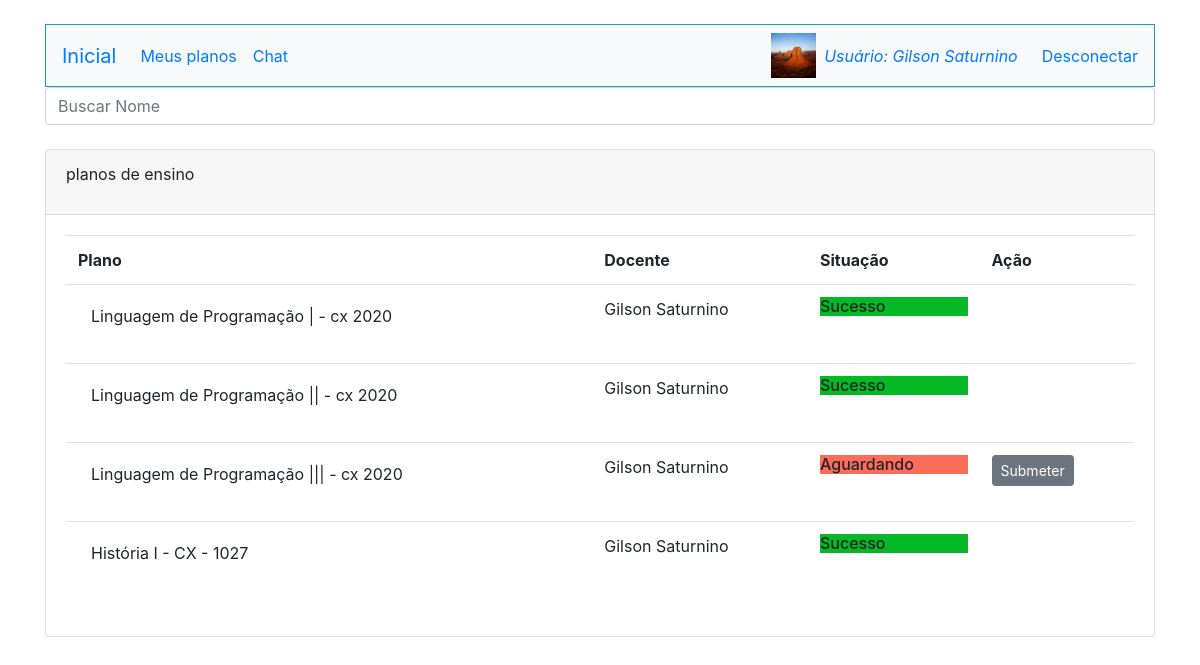
Page /ListarPlanoMeus.php (signed in) on the earlier database version.
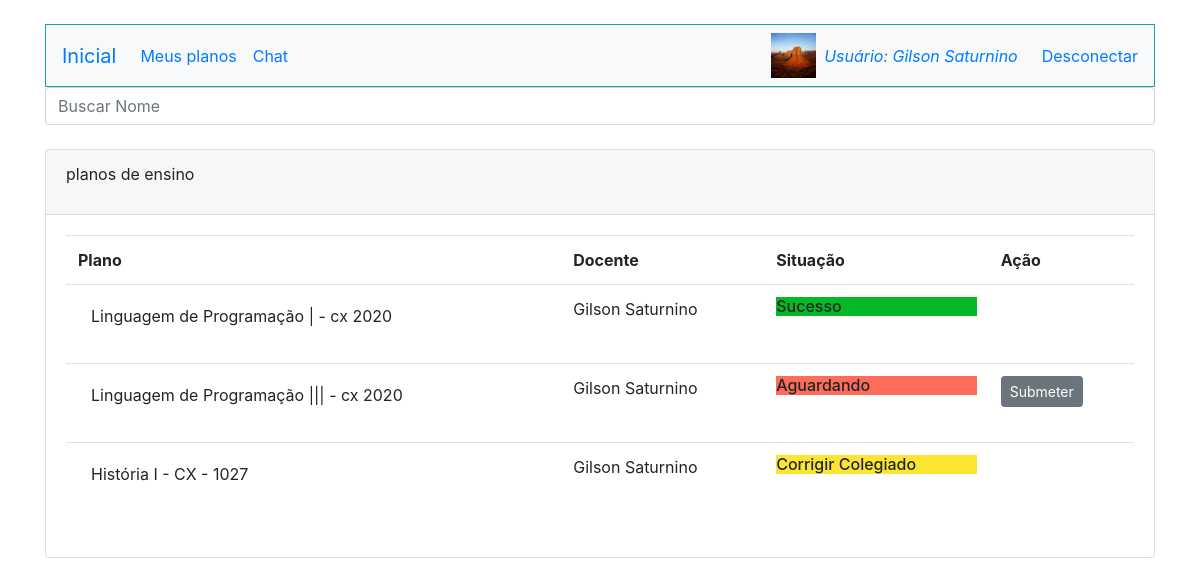
Same page on the later database version.
### tables this page shows
CREATE TABLE `planos` (
  `id_plano` int(11) NOT NULL,
  `nome_plano` varchar(255) NOT NULL,
  `nome_docente` varchar(255) NOT NULL,
  `campus` varchar(255) NOT NULL,
  `anoSemestre` varchar(255) NOT NULL,
  `curso_plano` varchar(255) NOT NULL,
  `periodoC_plano` int(11) NOT NULL,
  `nomeDisc_plano` varchar(255) NOT NULL,
  `carga_plano` int(11) NOT NULL,
  `semanas_plano` int(11) NOT NULL,
  `aulasT_plano` int(11) NOT NULL,
  `aulasP_plano` int(11) NOT NULL,
  `aulasL_plano` int(11) NOT NULL,
  `laboratorio` int(11) NOT NULL,
  `ementa_plano` varchar(255) NOT NULL,
  `objetivosG_plano` varchar(255) NOT NULL,
  `objetivosE_plano` varchar(255) NOT NULL,
  `aprendizagem` varchar(255) NOT NULL,
  `referencias_plano` varchar(255) NOT NULL,
  `complementares` varchar(255) NOT NULL,
  `p1_primeiro` date NOT NULL,
  `p2_primeiro` date NOT NULL,
  `p1_segundo` date NOT NULL,
  `p2_segundo` date NOT NULL,
  `situacao` varchar(255) NOT NULL,
  `codigo_grupo` varchar(5) NOT NULL
);

### ListarPlanoMeus.php (the view, shortened to what this page needs)
<!doctype html>
<html lang="pt-br">
  <head>
    <link rel="stylesheet" href="https://stackpath.bootstrapcdn.com/bootstrap/4.3.1/css/bootstrap.min.css">
  </head>
  <body>
    <div class="container">
    <?php
        require_once("Cabecalho.php");
        require_once("Conexao.php");?>
    <div class="row marketing">
        <div class="col-lg-12">
          <form id="form">
            <input  type="text" name="campo" id="campo" class="form-control" placeholder="Buscar Nome">
          </form>
        </div>
    </div>
    <?php
        $sql = "select * from planos ";
        $resultadoSql = mysqli_query($conexao, $sql);
        $vetorUmregistro = mysqli_fetch_assoc($resultadoSql);
        $vetorTodosregistro = array();
        while($vetorUmregistro != null){
            array_push($vetorTodosregistro, $vetorUmregistro);
            $vetorUmregistro = mysqli_fetch_assoc($resultadoSql);
            }
        ?>
    <div class="row">
        <div class="col-md-12 mt-4">
            <div class="card">
                <div class="card-header">
                    <p> planos de ensino</p>
                </div>
                <div class="card-body" id="resultado"  >
                <table class="table">
                        <tr>
                        <th>Plano</th>
                        <th >Docente</th>
                        <th >Situação</th>
                        <th >Ação</th>
                        </tr>
                        <?php foreach ($vetorTodosregistro as $umRegistro){
                        if($_SESSION["perfil"] == "Docente" || $_SESSION["perfil"] == "Docente do Colegiado" )   {
                            if($umRegistro["nome_docente"] == $_SESSION["nome"]){
                            ?>
                            <tr>
                            <td>
                            <form action="ValidacaoPlano.php" method="POST">
                                    <button type="submit" class=" btn  btn-block" ><p id="plano" class="text-left"><?= $umRegistro["nome_plano"]; ?></p></button>
                                   </form>
                            </td>
                            <td><?php echo $umRegistro["nome_docente"];?></td>
                            <td>
                            <?php if($umRegistro["situacao"] == "Novo"){ ?>
                            <h6 style="background-color:#ADD8E6;"> <?= $umRegistro["situacao"];?></h6>
                            <?php } if($umRegistro["situacao"] == "Corrigir Colegiado"){ ?>
                            <h6 style="background-color:#fbe531"> <?= $umRegistro["situacao"];?></h6>
                            <?php }if($umRegistro["situacao"] == "Aguardando"){ ?>
                            <h6 style="background-color:#fc6c5a"> <?= $umRegistro["situacao"];?></h6>
                            <?php }if($umRegistro["situacao"] == "Sucesso"){ ?>
                            <h6 style="background-color:#04b826;"> <?= $umRegistro["situacao"];?></h6>
                            <?php }?>
                            </td>
                            <td>
                            <?php if($umRegistro["situacao"] == "Novo" || $umRegistro["situacao"] == "Aguardando" ){ ?>
                            <form action="PlanoCorrecao.php" method="POST">
                                    <button  type="submit" class="btn btn-secondary btn-sm">Submeter</button>
                            </form>
                            </td>
                            </tr>
                    <?php } } } } ?>
                </table>
                </div>
            </div>
        </div>
    </div>
    </div>
  </body>
</html>

Differences in the rows shown:
no longer on this page (row edited): planos: nome_plano "Linguagem de Programação || - cx 2020", nome_docente "Gilson Saturnino", situacao "Sucesso"
changed planos "História I - CX - 1027": situacao "Sucesso" → "Corrigir Colegiado"
